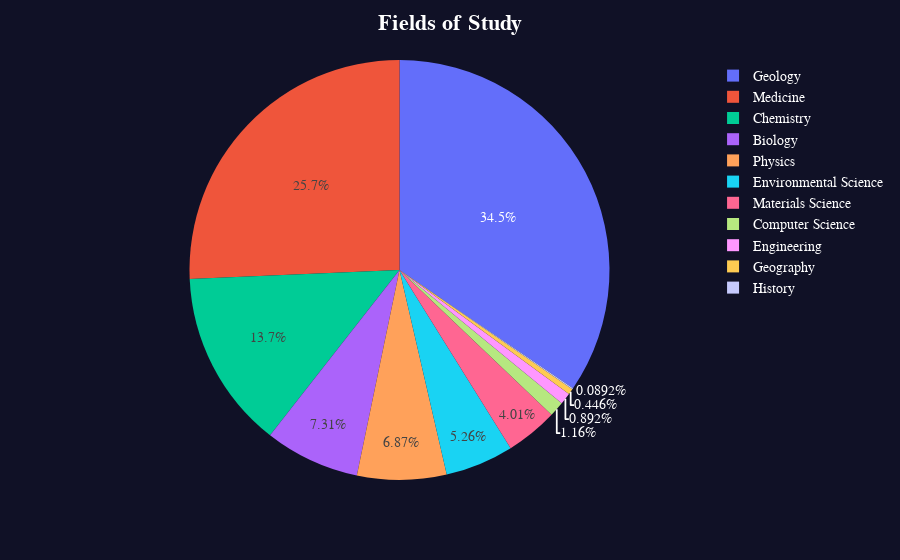

Write notebook code for a chart like this one.
### Code cell
make_fields_pie(all_references_df)

### Figure 1 — Plotly figure (JSON) as saved in the notebook; plotly's stock layout.template omitted (floating-point values rounded to 4 significant figures)
{"data": [{"domain": {"x": [0, 1], "y": [0, 1]}, "hovertemplate": "field=%{label}<br>occurence=%{value}<extra></extra>", "labels": ["Geology", "Medicine", "Chemistry", "Biology", "Physics", "Environmental Science", "Materials Science", "Computer Science", "Engineering", "Geography", "History"], "legendgroup": "", "name": "", "showlegend": true, "type": "pie", "values": [387, 288, 154, 82, 77, 59, 45, 13, 10, 5, 1]}], "layout": {"font": {"color": "white", "family": "Courier New, monospace", "size": 14}, "legend": {"tracegroupgap": 0}, "margin": {"t": 60}, "paper_bgcolor": "#101126", "plot_bgcolor": "#101126", "title": {"text": "<span style='font-size: 22px;'><b>Fields of Study<b></span>", "x": 0.5}}}
